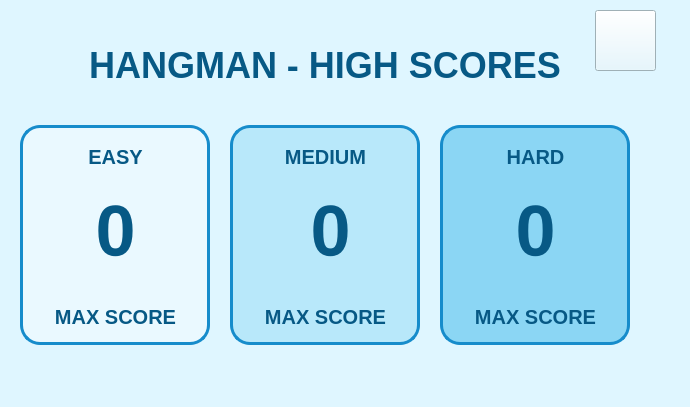
<?xml version="1.0" encoding="UTF-8"?>
<ui version="4.0">
 <class>Maxscore</class>
 <widget class="QWidget" name="Maxscore">
  <property name="geometry">
   <rect>
    <x>0</x>
    <y>0</y>
    <width>690</width>
    <height>407</height>
   </rect>
  </property>
  <property name="windowTitle">
   <string>Hangman - High Scores</string>
  </property>
  <property name="styleSheet">
   <string notr="true">background-color: #DFF6FF;</string>
  </property>
  <widget class="QLabel" name="lbl_ScoresTitile">
   <property name="geometry">
    <rect>
     <x>50</x>
     <y>35</y>
     <width>550</width>
     <height>60</height>
    </rect>
   </property>
   <property name="font">
    <font>
     <pointsize>-1</pointsize>
     <weight>75</weight>
     <bold>true</bold>
    </font>
   </property>
   <property name="styleSheet">
    <string notr="true">color: #075985;
font-size: 36px;
font-weight: bold;
background: transparent;
border: none;</string>
   </property>
   <property name="text">
    <string>HANGMAN - HIGH SCORES</string>
   </property>
   <property name="alignment">
    <set>Qt::AlignCenter</set>
   </property>
  </widget>
  <widget class="QFrame" name="frameEasy">
   <property name="geometry">
    <rect>
     <x>20</x>
     <y>125</y>
     <width>190</width>
     <height>220</height>
    </rect>
   </property>
   <property name="styleSheet">
    <string notr="true">background-color: #EAF9FF;
border: 3px solid #168CCB;
border-radius: 20px;</string>
   </property>
   <property name="frameShape">
    <enum>QFrame::StyledPanel</enum>
   </property>
   <property name="frameShadow">
    <enum>QFrame::Raised</enum>
   </property>
   <widget class="QLabel" name="lbl_EasyScore">
    <property name="geometry">
     <rect>
      <x>40</x>
      <y>20</y>
      <width>111</width>
      <height>21</height>
     </rect>
    </property>
    <property name="font">
     <font>
      <pointsize>-1</pointsize>
      <weight>75</weight>
      <bold>true</bold>
     </font>
    </property>
    <property name="styleSheet">
     <string notr="true">color: #075985;
font-size: 20px;
font-weight: bold;
background: transparent;
border: none;</string>
    </property>
    <property name="text">
     <string>EASY</string>
    </property>
    <property name="alignment">
     <set>Qt::AlignHCenter|Qt::AlignTop</set>
    </property>
   </widget>
   <widget class="QLabel" name="lbl_MaxETitle">
    <property name="geometry">
     <rect>
      <x>20</x>
      <y>180</y>
      <width>151</width>
      <height>21</height>
     </rect>
    </property>
    <property name="font">
     <font>
      <pointsize>-1</pointsize>
      <weight>75</weight>
      <bold>true</bold>
     </font>
    </property>
    <property name="styleSheet">
     <string notr="true">color: #075985;
font-size: 20px;
font-weight: bold;
background: transparent;
border: none;</string>
    </property>
    <property name="text">
     <string>MAX SCORE</string>
    </property>
    <property name="alignment">
     <set>Qt::AlignHCenter|Qt::AlignTop</set>
    </property>
   </widget>
   <widget class="QLabel" name="lbl_diemmaxE">
    <property name="geometry">
     <rect>
      <x>40</x>
      <y>50</y>
      <width>111</width>
      <height>111</height>
     </rect>
    </property>
    <property name="font">
     <font>
      <pointsize>-1</pointsize>
      <weight>75</weight>
      <bold>true</bold>
     </font>
    </property>
    <property name="styleSheet">
     <string notr="true">color: #075985;
font-size: 72px;
font-weight: bold;
background: transparent;
border: none;</string>
    </property>
    <property name="text">
     <string>0</string>
    </property>
    <property name="alignment">
     <set>Qt::AlignCenter</set>
    </property>
   </widget>
  </widget>
  <widget class="QFrame" name="frameMedium">
   <property name="geometry">
    <rect>
     <x>230</x>
     <y>125</y>
     <width>190</width>
     <height>220</height>
    </rect>
   </property>
   <property name="styleSheet">
    <string notr="true">background-color: #B8E8FA;
border: 3px solid #168CCB;
border-radius: 20px;</string>
   </property>
   <property name="frameShape">
    <enum>QFrame::StyledPanel</enum>
   </property>
   <property name="frameShadow">
    <enum>QFrame::Raised</enum>
   </property>
   <widget class="QLabel" name="lbl_MediumScore">
    <property name="geometry">
     <rect>
      <x>40</x>
      <y>20</y>
      <width>111</width>
      <height>21</height>
     </rect>
    </property>
    <property name="font">
     <font>
      <pointsize>-1</pointsize>
      <weight>75</weight>
      <bold>true</bold>
     </font>
    </property>
    <property name="styleSheet">
     <string notr="true">color: #075985;
font-size: 20px;
font-weight: bold;
background: transparent;
border: none;</string>
    </property>
    <property name="text">
     <string>MEDIUM</string>
    </property>
    <property name="alignment">
     <set>Qt::AlignHCenter|Qt::AlignTop</set>
    </property>
   </widget>
   <widget class="QLabel" name="lbl_MaxMTitile">
    <property name="geometry">
     <rect>
      <x>30</x>
      <y>180</y>
      <width>131</width>
      <height>21</height>
     </rect>
    </property>
    <property name="font">
     <font>
      <pointsize>-1</pointsize>
      <weight>75</weight>
      <bold>true</bold>
     </font>
    </property>
    <property name="styleSheet">
     <string notr="true">color: #075985;
font-size: 20px;
font-weight: bold;
background: transparent;
border: none;</string>
    </property>
    <property name="text">
     <string>MAX SCORE</string>
    </property>
    <property name="alignment">
     <set>Qt::AlignHCenter|Qt::AlignTop</set>
    </property>
   </widget>
   <widget class="QLabel" name="lbl_diemmaxM">
    <property name="geometry">
     <rect>
      <x>30</x>
      <y>50</y>
      <width>141</width>
      <height>111</height>
     </rect>
    </property>
    <property name="font">
     <font>
      <pointsize>-1</pointsize>
      <weight>75</weight>
      <bold>true</bold>
     </font>
    </property>
    <property name="styleSheet">
     <string notr="true">color: #075985;
font-size: 72px;
font-weight: bold;
background: transparent;
border: none;</string>
    </property>
    <property name="text">
     <string>0</string>
    </property>
    <property name="alignment">
     <set>Qt::AlignCenter</set>
    </property>
   </widget>
  </widget>
  <widget class="QFrame" name="frameHard">
   <property name="geometry">
    <rect>
     <x>440</x>
     <y>125</y>
     <width>190</width>
     <height>220</height>
    </rect>
   </property>
   <property name="styleSheet">
    <string notr="true">background-color: #8BD6F4;
border: 3px solid #168CCB;
border-radius: 20px;</string>
   </property>
   <property name="frameShape">
    <enum>QFrame::StyledPanel</enum>
   </property>
   <property name="frameShadow">
    <enum>QFrame::Raised</enum>
   </property>
   <widget class="QLabel" name="lbl_HardScore">
    <property name="geometry">
     <rect>
      <x>40</x>
      <y>20</y>
      <width>111</width>
      <height>21</height>
     </rect>
    </property>
    <property name="font">
     <font>
      <pointsize>-1</pointsize>
      <weight>75</weight>
      <bold>true</bold>
     </font>
    </property>
    <property name="styleSheet">
     <string notr="true">color: #075985;
font-size: 20px;
font-weight: bold;
background: transparent;
border: none;</string>
    </property>
    <property name="text">
     <string>HARD</string>
    </property>
    <property name="alignment">
     <set>Qt::AlignHCenter|Qt::AlignTop</set>
    </property>
   </widget>
   <widget class="QLabel" name="lbl_MaxHTitile">
    <property name="geometry">
     <rect>
      <x>30</x>
      <y>180</y>
      <width>131</width>
      <height>21</height>
     </rect>
    </property>
    <property name="font">
     <font>
      <pointsize>-1</pointsize>
      <weight>75</weight>
      <bold>true</bold>
     </font>
    </property>
    <property name="styleSheet">
     <string notr="true">color: #075985;
font-size: 20px;
font-weight: bold;
background: transparent;
border: none;</string>
    </property>
    <property name="text">
     <string>MAX SCORE</string>
    </property>
    <property name="alignment">
     <set>Qt::AlignHCenter|Qt::AlignTop</set>
    </property>
   </widget>
   <widget class="QLabel" name="lbl_diemmaxH">
    <property name="geometry">
     <rect>
      <x>40</x>
      <y>50</y>
      <width>111</width>
      <height>111</height>
     </rect>
    </property>
    <property name="font">
     <font>
      <pointsize>-1</pointsize>
      <weight>75</weight>
      <bold>true</bold>
     </font>
    </property>
    <property name="styleSheet">
     <string notr="true">color: #075985;
font-size: 72px;
font-weight: bold;
background: transparent;
border: none;</string>
    </property>
    <property name="text">
     <string>0</string>
    </property>
    <property name="alignment">
     <set>Qt::AlignCenter</set>
    </property>
   </widget>
  </widget>
  <widget class="QPushButton" name="btnBack">
   <property name="geometry">
    <rect>
     <x>595</x>
     <y>10</y>
     <width>61</width>
     <height>61</height>
    </rect>
   </property>
   <property name="text">
    <string/>
   </property>
   <property name="icon">
    <iconset>
     <normaloff>../../Pictures/Screenshots/Ảnh chụp màn hình 2026-11-01 105902.png</normaloff>../../Pictures/Screenshots/Ảnh chụp màn hình 2026-11-01 105902.png</iconset>
   </property>
   <property name="iconSize">
    <size>
     <width>48</width>
     <height>48</height>
    </size>
   </property>
  </widget>
 </widget>
 <resources/>
 <connections/>
</ui>
